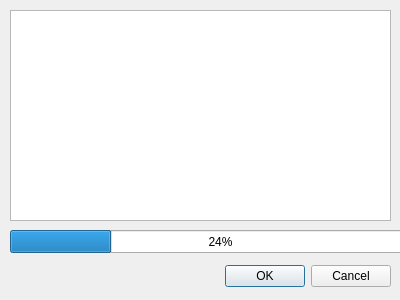
<?xml version="1.0" encoding="UTF-8"?>
<ui version="4.0">
 <class>scan</class>
 <widget class="QDialog" name="scan">
  <property name="geometry">
   <rect>
    <x>0</x>
    <y>0</y>
    <width>400</width>
    <height>300</height>
   </rect>
  </property>
  <property name="windowTitle">
   <string>Dialog</string>
  </property>
  <widget class="QDialogButtonBox" name="buttonBox">
   <property name="geometry">
    <rect>
     <x>50</x>
     <y>260</y>
     <width>341</width>
     <height>32</height>
    </rect>
   </property>
   <property name="orientation">
    <enum>Qt::Horizontal</enum>
   </property>
   <property name="standardButtons">
    <set>QDialogButtonBox::Cancel|QDialogButtonBox::Ok</set>
   </property>
  </widget>
  <widget class="QListWidget" name="listWidget">
   <property name="geometry">
    <rect>
     <x>10</x>
     <y>10</y>
     <width>381</width>
     <height>211</height>
    </rect>
   </property>
  </widget>
  <widget class="QProgressBar" name="progressBar">
   <property name="geometry">
    <rect>
     <x>10</x>
     <y>230</y>
     <width>421</width>
     <height>23</height>
    </rect>
   </property>
   <property name="value">
    <number>24</number>
   </property>
  </widget>
 </widget>
 <resources/>
 <connections>
  <connection>
   <sender>buttonBox</sender>
   <signal>rejected()</signal>
   <receiver>scan</receiver>
   <slot>reject()</slot>
   <hints>
    <hint type="sourcelabel">
     <x>316</x>
     <y>260</y>
    </hint>
    <hint type="destinationlabel">
     <x>286</x>
     <y>274</y>
    </hint>
   </hints>
  </connection>
  <connection>
   <sender>buttonBox</sender>
   <signal>accepted()</signal>
   <receiver>scan</receiver>
   <slot>accept()</slot>
   <hints>
    <hint type="sourcelabel">
     <x>248</x>
     <y>254</y>
    </hint>
    <hint type="destinationlabel">
     <x>157</x>
     <y>274</y>
    </hint>
   </hints>
  </connection>
 </connections>
</ui>
